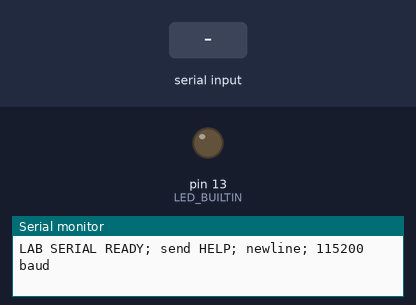
Bench run of a sketch on a simulated Arduino Uno, built with avr-gcc and run on an emulated ATmega328P. Shown: output pins drawn as LEDs (lit = HIGH), the last lines printed to the serial monitor. Inputs (shaded band) come from the test bench.

Above: at 1.2 s.
1.3 s: "LED ON\n" received over Serial
At 2.2 s:
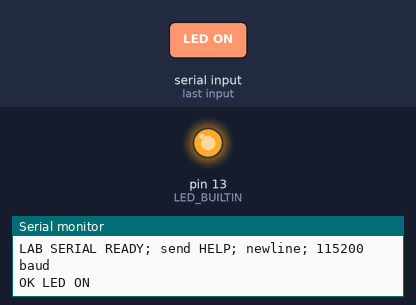
2.8 s: "HELP\n" received over Serial
4.3 s: "STATUS\n" received over Serial
Timing chart, 0 to 7.3 s (numbered marks = the images above; inputs shaded):
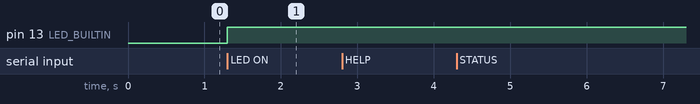

Measured:
- after the input at 1.3 s, pin 13 (LED_BUILTIN): LOW → HIGH at once

The sketch:

uno_serial.ino
```cpp
// Classic Arduino Uno / Uno R3 (ATmega328P). USB + built-in LED only.
#include "commands.h"

CommandBuffer input;
bool ledOn = false;

void setup() {
  pinMode(LED_BUILTIN, OUTPUT);
  digitalWrite(LED_BUILTIN, LOW);
  Serial.begin(115200);
  Serial.println(F("LAB SERIAL READY; send HELP; newline; 115200 baud"));
}

void execute(const char* line) {
  switch (parseCommand(line)) {
    case HELP:
      Serial.println(F("HELP | STATUS | PING | LED ON | LED OFF"));
      break;
    case STATUS:
      Serial.print(F("LED="));
      Serial.print(ledOn ? F("ON") : F("OFF"));
      Serial.print(F(" UPTIME_MS="));
      Serial.println(millis());
      break;
    case PING:
      Serial.println(F("PONG"));
      break;
    case LED_ON:
    case LED_OFF:
      ledOn = parseCommand(line) == LED_ON;
      digitalWrite(LED_BUILTIN, ledOn ? HIGH : LOW);
      Serial.println(ledOn ? F("OK LED ON") : F("OK LED OFF"));
      break;
    default:
      Serial.println(F("ERROR unknown command; send HELP"));
  }
}

void loop() {
  while (Serial.available() > 0) {
    const CommandBuffer::Result result = input.feed((char)Serial.read());
    if (result == CommandBuffer::READY) execute(input.text);
    if (result == CommandBuffer::REJECTED)
      Serial.println(F("ERROR line rejected; ASCII only; maximum 63 characters"));
  }
}
```

commands.h
```cpp
#ifndef HOMELAB_COMMANDS_H
#define HOMELAB_COMMANDS_H

#include <stdint.h>
#include <string.h>

// One command per line. No heap allocation and no partial execution after overflow.
class CommandBuffer {
 public:
  enum Result { WAITING, READY, REJECTED };
  static const uint8_t CAPACITY = 64;
  char text[CAPACITY];

  CommandBuffer() : length_(0), discard_(false), after_cr_(false) { text[0] = '\0'; }

  Result feed(char c) {
    if (c == '\n' && after_cr_) { after_cr_ = false; return WAITING; }
    after_cr_ = false;
    if (c == '\r' || c == '\n') {
      after_cr_ = (c == '\r');
      text[length_] = '\0';
      const bool rejected = discard_;
      const bool empty = length_ == 0;
      length_ = 0;
      discard_ = false;
      return rejected ? REJECTED : (empty ? WAITING : READY);
    }
    if (discard_) return WAITING;
    if (c < 32 || c > 126 || length_ >= CAPACITY - 1) {
      discard_ = true;
      return WAITING;
    }
    text[length_++] = c;
    return WAITING;
  }

 private:
  uint8_t length_;
  bool discard_;
  bool after_cr_;
};

enum Command { UNKNOWN, HELP, STATUS, PING, LED_ON, LED_OFF };

inline Command parseCommand(const char* line) {
  if (strcmp(line, "HELP") == 0) return HELP;
  if (strcmp(line, "STATUS") == 0) return STATUS;
  if (strcmp(line, "PING") == 0) return PING;
  if (strcmp(line, "LED ON") == 0) return LED_ON;
  if (strcmp(line, "LED OFF") == 0) return LED_OFF;
  return UNKNOWN;
}

#endif
```
